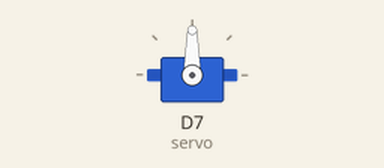
Recording of a sketch running on a simulated ESP8266 (NodeMCU). On the bench: servo.

Above: at 0.05 s.
Timing chart, 0 to 4.6 s (numbered marks = the images above):
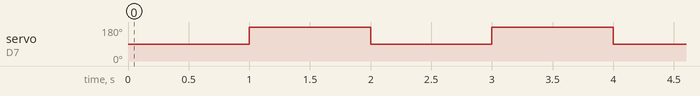

The sketch:

basic_servo.ino
```cpp
#include <Servo.h>
Servo servo;
  void setup()
{
  servo.attach(D7);
}

void loop()
{
  servo.write(90);
  delay(1000); // Wait for 1000 millisecond(s)
  servo.write(180);
  delay(1000); // Wait for 1000 millisecond(s)
}
```

Measured:
- by itself, servo on D7 (servo): alternates 180° for 1.0 s and 90° for 1.0 s
